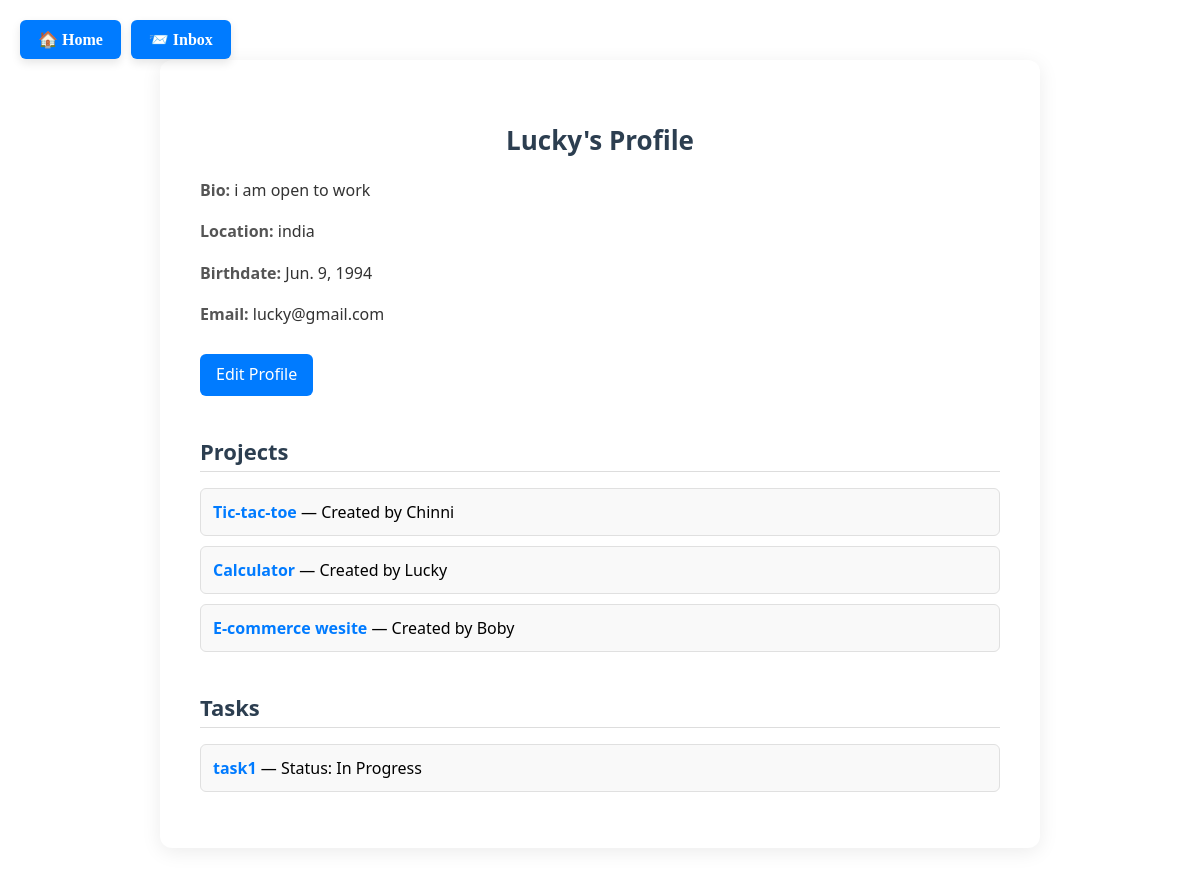
Screenshot of /user/Lucky/ (signed in) with the database file from the repository.
### core/models.py (models this page shows, shortened)
class CustomUser(AbstractUser):
    bio = models.TextField(blank=True, null=True)
    location = models.CharField(max_length=100, blank=True, null=True)
    birthdate = models.DateField(blank=True, null=True)

class Project(models.Model):
    title = models.CharField(max_length=100)
    description = models.TextField()
    creator = models.ForeignKey(settings.AUTH_USER_MODEL, on_delete=models.CASCADE, related_name='created_projects')
    members = models.ManyToManyField(settings.AUTH_USER_MODEL, related_name='projects')  # ✅ No 'collaborators' field

class Task(models.Model):
    STATUS_CHOICES = [
        ('todo', 'To Do'),
        ('in_progress', 'In Progress'),
        ('done', 'Done'),
    ]
    title = models.CharField(max_length=200)
    description = models.TextField()
    status = models.CharField(max_length=20, choices=STATUS_CHOICES, default='todo')
    assigned_to = models.ForeignKey(settings.AUTH_USER_MODEL, on_delete=models.SET_NULL, null=True, blank=True)
    project = models.ForeignKey(Project, on_delete=models.CASCADE)
    due_date = models.DateField(default=timezone.now)

### core/views.py (the view)
# urls.py: path('user/<str:username>/', views.user_profile, name='user_profile'),
@login_required
def user_profile(request, username):
    profile_user = get_object_or_404(CustomUser, username=username)
    user_projects = Project.objects.filter(
        Q(members=profile_user) | Q(creator=profile_user)
    ).distinct()
    tasks = Task.objects.filter(assigned_to=profile_user)
    return render(request, 'core/profile.html', {
        'profile_user': profile_user,
        'user_projects': user_projects,
        'tasks': tasks
    })

### core/templates/core/profile.html (shortened to what this page needs)
{% block content %}
<div class="nav-buttons">
    <a href="/" class="home-button">🏠 Home</a>
    <a href="{% url 'inbox' %}" class="home-button">📨 Inbox</a>
</div>
<div class="profile-container">
    <h2>{{ profile_user.username }}'s Profile</h2>
    <div class="profile-info">
        <p><strong>Bio:</strong> {{ profile_user.bio }}</p>
        <p><strong>Location:</strong> {{ profile_user.location }}</p>
        <p><strong>Birthdate:</strong> {{ profile_user.birthdate|date:"M. j, Y" }}</p>
        <p><strong>Email:</strong> {{ profile_user.email }}</p>
        {% if request.user == profile_user %}
            <a href="{% url 'edit_profile' %}" class="edit-btn">Edit Profile</a>
        {% endif %}
    </div>
    <h3 class="section-title">Projects</h3>
    <ul class="project-task-list">
        {% for project in user_projects %}
            <li>
                <a href="{% url 'project_detail' project.id %}">
                    {{ project.title }}
                </a> — Created by {{ project.creator.username }}
            </li>
        {% empty %}
            <li class="empty-msg">No projects found.</li>
        {% endfor %}
    </ul>
    <h3 class="section-title">Tasks</h3>
    <ul class="project-task-list">
        {% for task in tasks %}
            <li>
                <a href="{% url 'task_detail' task.project.id task.id %}">{{ task.title }}</a>
                — Status: {{ task.get_status_display }}
            </li>
        {% empty %}
            <li class="empty-msg">No tasks assigned.</li>
        {% endfor %}
    </ul>
</div>
{% endblock %}

### core/templates/core/profile.html (style rules this page uses)
.nav-buttons { position: fixed; top: 20px; left: 20px; display: flex; gap: 10px; z-index: 1000; }
.home-button { background-color: #007bff; color: white; border: none; padding: 10px 18px; border-radius: 6px; text-decoration: none; font-weight: bold; box-shadow: 0 4px 10px rgba(0, 0, 0, 0.1); transition: background-color 0.3s ease; }
.profile-container { max-width: 800px; margin: 60px auto; padding: 40px; background-color: #ffffff; border-radius: 12px; box-shadow: 0 4px 20px rgba(0, 0, 0, 0.08); font-family: 'Segoe UI', sans-serif; }
.profile-container h2 { font-size: 26px; color: #2c3e50; margin-bottom: 20px; text-align: center; }
.profile-info { margin-bottom: 30px; line-height: 1.6; color: #333; }
.profile-info strong { color: #555; }
.edit-btn { display: inline-block; margin-top: 10px; padding: 8px 16px; background-color: #007bff; color: white; border: none; border-radius: 6px; text-decoration: none; transition: background-color 0.3s ease; }
.section-title { font-size: 22px; color: #2c3e50; margin-top: 40px; margin-bottom: 15px; border-bottom: 1px solid #ddd; padding-bottom: 5px; }
ul.project-task-list { list-style: none; padding-left: 0; }
ul.project-task-list li { padding: 12px; background: #f9f9f9; border: 1px solid #e0e0e0; border-radius: 6px; margin-bottom: 10px; transition: background-color 0.3s ease; }
ul.project-task-list a { text-decoration: none; color: #007bff; font-weight: bold; }

### rows the page displays
CustomUser: username "Lucky", bio "i am open to work", location "india", birthdate "Jun. 9, 1994", email "lucky@gmail.com"
Project: title "Tic-tac-toe", creator.username "Chinni"
Project: title "Calculator", creator.username "Lucky"
Project: title "E-commerce wesite", creator.username "Boby"
Task: title "task1", status "In Progress"
